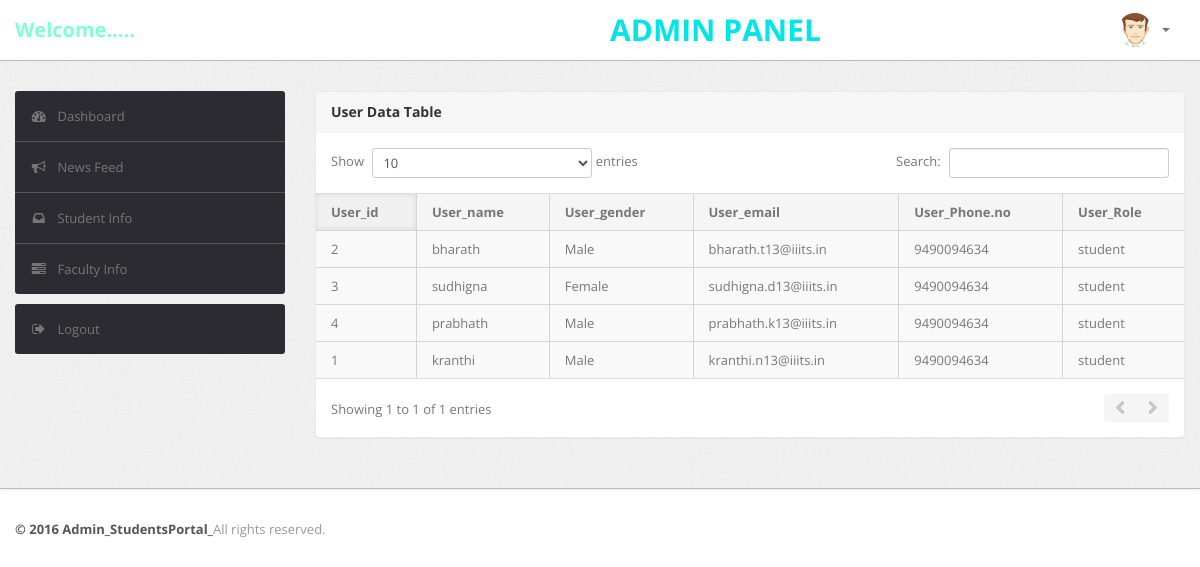
/Project_BTP/Admin/table.php, run on an earlier commit of the app's database.
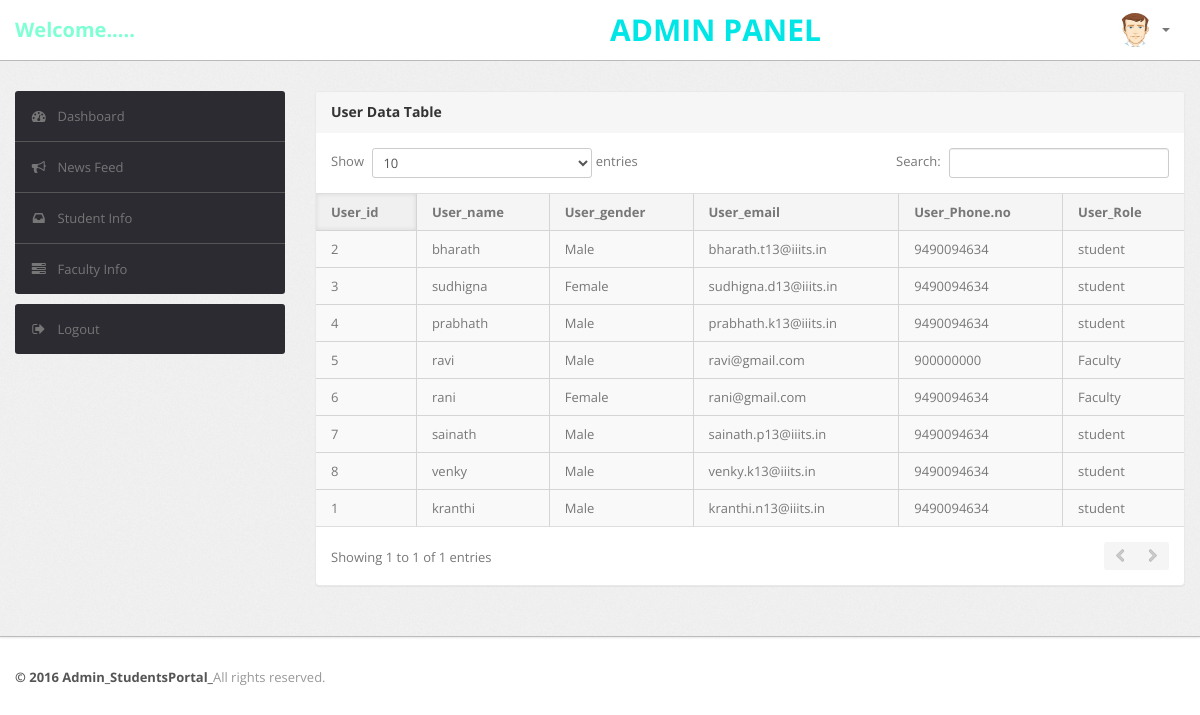
And on a later commit of the database.
### tables this page shows
CREATE TABLE `User` (
  `U_id` int(11) NOT NULL,
  `F_name` varchar(20) DEFAULT NULL,
  `L_name` varchar(20) DEFAULT NULL,
  `U_name` varchar(20) DEFAULT NULL,
  `U_gender` varchar(10) DEFAULT NULL,
  `U_email` varchar(40) DEFAULT NULL,
  `U_password` varchar(100) DEFAULT NULL,
  `U_phone_no` varchar(20) DEFAULT NULL,
  `U_category` varchar(20) DEFAULT NULL
);

### Project_BTP/Admin/table.php (the view, shortened to what the changed rows need)
<?php
include "dbConfig.php";
?>
<!DOCTYPE html>
<html lang="en">
<head>
    <head>
        <link type="text/css" href="bootstrap/css/bootstrap.min.css" rel="stylesheet">
        <link type="text/css" href="bootstrap/css/bootstrap-responsive.min.css" rel="stylesheet">
        <link type="text/css" href="css/theme.css" rel="stylesheet">
        <link type="text/css" href="images/icons/css/font-awesome.css" rel="stylesheet">
    </head>
    <body>
        <div class="wrapper">
            <div class="container">
                <div class="row">
                    <div class="span9">
                        <div class="content">
                            <div class="module">
                                <div class="module-body table">
                                    <table cellpadding="0" cellspacing="0" border="0" class="datatable-1 table table-bordered table-striped	 display"
                                        width="100%">
                                        <thead>
                                            <tr>
                                                <th>
                                                    User_id
                                                </th>
                                                <th>
                                                    User_name
                                                </th>
                                                <th>
                                                    User_gender
                                                </th>
                                                <th>
                                                    User_email
                                                </th>
                                                <th>
                                                    User_Phone.no
                                                </th>
                                                <th>
                                                    User_Role
                                                </th>
                                            </tr>
                                        </thead>
                                        <?php
                                        $sql = "SELECT U_id,U_name,U_gender,U_email,U_phone_no,U_category FROM User";
                                        $result = $conn->query($sql);
                                        if ($result->num_rows > 0) {
                                        while($row = $result->fetch_assoc())
                                        {
                                      echo '<tbody>
                                            <tr class="odd gradeX">
                                                <td class="center" >'.
                                                    $row["U_id"].'
                                                </td>
                                                <td>'.
                                                    $row["U_name"].'
                                                </td>
                                                <td>'.
                                                    $row["U_gender"].'
                                                </td>
                                                <td>'.
                                                    $row["U_email"].'
                                                </td>
                                                <td>'.
                                                    $row["U_phone_no"].'
                                                </td>
                                                <td>'.
                                                    $row["U_category"].'
                                                </td>
                                            </tr>';
                                        }}
                                               ?>
                                    </table>
                                </div>
                            </div>
                        </div>
                    </div>
                </div>
            </div>
        </div>
    </body>

What changed in the data, as far as the page shows it:
added user: U_id "5", U_name "ravi", U_gender "Male", U_email "ravi@gmail.com", U_phone_no "900000000", U_category "Faculty"
added user: U_id "6", U_name "rani", U_gender "Female", U_email "rani@gmail.com", U_phone_no "9490094634", U_category "Faculty"
added user: U_id "7", U_name "sainath", U_gender "Male", U_email "sainath.p13@iiits.in", U_phone_no "9490094634", U_category "student"
added user: U_id "8", U_name "venky", U_gender "Male", U_email "venky.k13@iiits.in", U_phone_no "9490094634", U_category "student"
